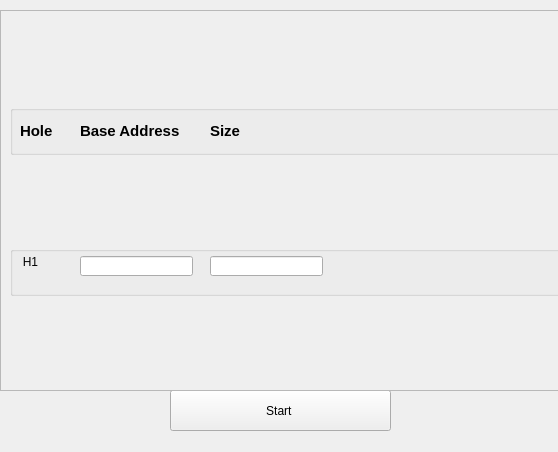
<?xml version="1.0" encoding="UTF-8"?>
<ui version="4.0">
 <class>HolesForm</class>
 <widget class="QWidget" name="HolesForm">
  <property name="geometry">
   <rect>
    <x>0</x>
    <y>0</y>
    <width>558</width>
    <height>452</height>
   </rect>
  </property>
  <property name="windowTitle">
   <string>Form</string>
  </property>
  <widget class="QPushButton" name="StartButton">
   <property name="geometry">
    <rect>
     <x>170</x>
     <y>390</y>
     <width>221</width>
     <height>41</height>
    </rect>
   </property>
   <property name="text">
    <string>Start </string>
   </property>
  </widget>
  <widget class="QScrollArea" name="scrollArea">
   <property name="enabled">
    <bool>true</bool>
   </property>
   <property name="geometry">
    <rect>
     <x>0</x>
     <y>10</y>
     <width>741</width>
     <height>381</height>
    </rect>
   </property>
   <property name="widgetResizable">
    <bool>true</bool>
   </property>
   <widget class="QWidget" name="scrollAreaWidgetContents">
    <property name="geometry">
     <rect>
      <x>0</x>
      <y>0</y>
      <width>739</width>
      <height>379</height>
     </rect>
    </property>
    <layout class="QVBoxLayout" name="verticalLayout">
     <item>
      <widget class="QGroupBox" name="LabelGroup">
       <property name="enabled">
        <bool>true</bool>
       </property>
       <property name="sizePolicy">
        <sizepolicy hsizetype="Preferred" vsizetype="Fixed">
         <horstretch>0</horstretch>
         <verstretch>0</verstretch>
        </sizepolicy>
       </property>
       <property name="minimumSize">
        <size>
         <width>0</width>
         <height>50</height>
        </size>
       </property>
       <property name="title">
        <string/>
       </property>
       <widget class="QLabel" name="HoleLabel">
        <property name="geometry">
         <rect>
          <x>10</x>
          <y>10</y>
          <width>61</width>
          <height>31</height>
         </rect>
        </property>
        <property name="font">
         <font>
          <pointsize>11</pointsize>
          <weight>75</weight>
          <bold>true</bold>
         </font>
        </property>
        <property name="text">
         <string>Hole</string>
        </property>
       </widget>
       <widget class="QLabel" name="HoleSizeLabel">
        <property name="geometry">
         <rect>
          <x>200</x>
          <y>10</y>
          <width>91</width>
          <height>31</height>
         </rect>
        </property>
        <property name="font">
         <font>
          <pointsize>11</pointsize>
          <weight>75</weight>
          <bold>true</bold>
         </font>
        </property>
        <property name="text">
         <string>Size</string>
        </property>
       </widget>
       <widget class="QLabel" name="BaseAddressLabel">
        <property name="geometry">
         <rect>
          <x>70</x>
          <y>10</y>
          <width>101</width>
          <height>31</height>
         </rect>
        </property>
        <property name="font">
         <font>
          <pointsize>11</pointsize>
          <weight>75</weight>
          <bold>true</bold>
         </font>
        </property>
        <property name="text">
         <string>Base Address</string>
        </property>
       </widget>
      </widget>
     </item>
     <item>
      <widget class="QGroupBox" name="HoleGroup">
       <property name="sizePolicy">
        <sizepolicy hsizetype="Preferred" vsizetype="Fixed">
         <horstretch>0</horstretch>
         <verstretch>0</verstretch>
        </sizepolicy>
       </property>
       <property name="minimumSize">
        <size>
         <width>0</width>
         <height>50</height>
        </size>
       </property>
       <property name="title">
        <string/>
       </property>
       <widget class="QLabel" name="H1">
        <property name="geometry">
         <rect>
          <x>-10</x>
          <y>0</y>
          <width>61</width>
          <height>31</height>
         </rect>
        </property>
        <property name="frameShadow">
         <enum>QFrame::Raised</enum>
        </property>
        <property name="text">
         <string>H1</string>
        </property>
        <property name="alignment">
         <set>Qt::AlignCenter</set>
        </property>
       </widget>
       <widget class="QLineEdit" name="BaseAddressInput">
        <property name="geometry">
         <rect>
          <x>70</x>
          <y>10</y>
          <width>113</width>
          <height>20</height>
         </rect>
        </property>
       </widget>
       <widget class="QLineEdit" name="HoleSizeInput">
        <property name="geometry">
         <rect>
          <x>200</x>
          <y>10</y>
          <width>113</width>
          <height>20</height>
         </rect>
        </property>
       </widget>
      </widget>
     </item>
    </layout>
   </widget>
  </widget>
 </widget>
 <resources/>
 <connections/>
</ui>
